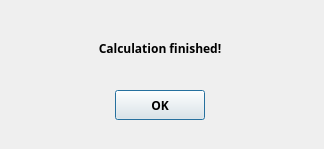
<?xml version="1.0" encoding="UTF-8"?>
<ui version="4.0">
 <class>CalcFinished</class>
 <widget class="QDialog" name="CalcFinished">
  <property name="geometry">
   <rect>
    <x>0</x>
    <y>0</y>
    <width>324</width>
    <height>149</height>
   </rect>
  </property>
  <property name="acceptDrops">
   <bool>false</bool>
  </property>
  <property name="windowTitle">
   <string>Calculaton finished</string>
  </property>
  <property name="windowIcon">
   <iconset>
    <normaloff>../Graphics/AD2.ico</normaloff>../Graphics/AD2.ico</iconset>
  </property>
  <widget class="QLabel" name="label">
   <property name="geometry">
    <rect>
     <x>90</x>
     <y>40</y>
     <width>140</width>
     <height>16</height>
    </rect>
   </property>
   <property name="font">
    <font>
     <family>Segoe UI Semibold</family>
     <pointsize>9</pointsize>
     <weight>75</weight>
     <bold>true</bold>
    </font>
   </property>
   <property name="text">
    <string>Calculation finished!</string>
   </property>
   <property name="alignment">
    <set>Qt::AlignCenter</set>
   </property>
  </widget>
  <widget class="QPushButton" name="CloseCalcFinished">
   <property name="geometry">
    <rect>
     <x>115</x>
     <y>90</y>
     <width>90</width>
     <height>30</height>
    </rect>
   </property>
   <property name="font">
    <font>
     <family>Segoe UI Semibold</family>
     <pointsize>9</pointsize>
     <weight>75</weight>
     <bold>true</bold>
    </font>
   </property>
   <property name="text">
    <string>OK</string>
   </property>
  </widget>
 </widget>
 <resources/>
 <connections/>
</ui>
